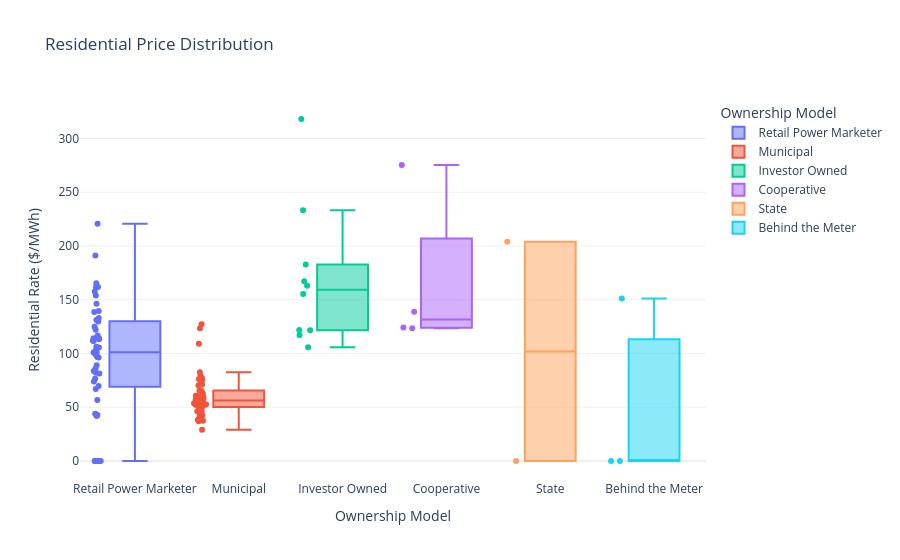

Source (notebook cell):
### Code cell
def get_state_box_plot(df):
    # Compare Residential Price across Utility Types
    fig = px.box(df, x='Utility.Type', y='ResidentialUnitPrice', color="Utility.Type", 
                 points="all", hover_name="Utility.Name", hover_data=["Retail.Residential.Customers", "LoadFactor"],
                 title="Residential Price Distribution",
                 labels={"Utility.Type": "Ownership Model", "ResidentialUnitPrice":"Residential Rate", 
                         "Retail.Residential.Customers": "Customer Count", "LoadFactor": "Load Factor"},
                 template='plotly_white')
    
    fig.update_layout(
        xaxis_title="Ownership Model", 
        yaxis_title="Residential Rate ($/MWh)"
    )

    fig.show()

get_state_box_plot(ny_df)

### Figure 1 — Plotly figure (JSON) as saved in the notebook; plotly's stock layout.template omitted (floating-point values rounded to 4 significant figures)
{"data": [{"alignmentgroup": "True", "boxpoints": "all", "customdata": [[29000.0, 0.5285], [0.0, 0.0], [4624.0, 0.6661], [0.0, 0.0], [3316.0, 0.7844], [1337.0, 0.4878], [0.0, 0.7378], [10840.0, 0.0], [0.0, 0.0], [1864.0, 0.0], [6821.0, 0.0], [2256.0, 0.0], [41750.0, 0.0], [12620.0, 0.0], [4932.0, 0.0], [7688.0, 0.0], [8303.0, 0.0], [7432.0, 0.4499], [2932.0, 0.5314], [11320.0, 0.0], [13050.0, 0.0], [32920.0, 0.0], [80120.0, 0.0], [13130.0, 0.0], [2138.0, 0.0], [4085.0, 0.0], [568.0, 0.0], [1861.0, 0.7816], [44160.0, 0.0], [12020.0, 0.0], [30180.0, 0.0], [0.0, 0.0], [5753.0, 0.4182], [5950.0, 0.0], [1593.0, 0.0], [772.0, 0.0], [3876.0, 0.08127], [2095.0, 0.0], [6767.0, 0.0], [10360.0, 0.0], [20150.0, 0.0], [1209.0, 0.0], [346.0, 0.0], [6983.0, 0.4523], [3391.0, 0.684], [3744.0, 0.0], [443.0, 0.5164], [4011.0, 0.8043], [0.0, 0.0]], "hovertemplate": "<b>%{hovertext}</b><br><br>Ownership Model=%{x}<br>Residential Rate=%{y}<br>Customer Count=%{customdata[0]}<br>Load Factor=%{customdata[1]}<extra></extra>", "hovertext": ["Agway Energy Services, LLC", "Empire Natural Gas Corporation", "Energy Coop of New York, Inc", "Morgan Stanley Capital Grp Inc", "Robison Energy, LLC", "U.S. Energy Partners LLC", "New York Industrial Energy Buyers", "NOCO Electric", "Bluerock Energy, Inc.", "Columbia Utilities Power, LLC", "Hudson Energy Services", "Palmco Power NJ, LLC", "Major Energy Electric Services", "Palmco Power PA, LLC", "Palmco Power MD, LLC", "Plymouth Rock Energy, LLC", "Palmco Power OH, LLC", "Stream Energy New York, LLC", "EnergyMark, LLC", "Palmco Power IL, LLC", "Respond Power LLC", "Kiwi Energy NY LLC", "SmartEnergy Holdings, LLC", "Alpha Gas and Electric, LLC", "Energy.Me Midwest LLC", "Marathon Power LLC", "Harborside Energy, LLC", "Abest Power & Gas, LLC", "MPower Energy LLC", "Palmco Power MA, LLC", "Agera Energy LLC", "Consolidated Power Co., LLC", "Greenlight Energy Inc.", "New Wave Energy Corporation", "HIKO Energy, LLC", "Aequitas Energy Inc", "Great Eastern Energy", "East Coast Power & Gas, LLC", "Spring Energy RRH LLC dba Spring Power &", "MPower Energy NJ LLC", "Atlantic Energy LLC", "Palmco Power DC, LLC", "Palmco Power DE, LLC", "South Bay Energy Corp.", "Flanders Energy, LLC", "Pure Energy USA, LLC", "First Choice Energy LLC", "Agressive Energy LLC", "Mirabito Power & Gas, LLC"], "legendgroup": "Retail Power Marketer", "marker": {"color": "#636efa"}, "name": "Retail Power Marketer", "notched": false, "offsetgroup": "Retail Power Marketer", "orientation": "v", "showlegend": true, "type": "box", "x": ["Retail Power Marketer", "Retail Power Marketer", "Retail Power Marketer", "Retail Power Marketer", "Retail Power Marketer", "Retail Power Marketer", "Retail Power Marketer", "Retail Power Marketer", "Retail Power Marketer", "Retail Power Marketer", "Retail Power Marketer", "Retail Power Marketer", "Retail Power Marketer", "Retail Power Marketer", "Retail Power Marketer", "Retail Power Marketer", "Retail Power Marketer", "Retail Power Marketer", "Retail Power Marketer", "Retail Power Marketer", "Retail Power Marketer", "Retail Power Marketer", "Retail Power Marketer", "Retail Power Marketer", "Retail Power Marketer", "Retail Power Marketer", "Retail Power Marketer", "Retail Power Marketer", "Retail Power Marketer", "Retail Power Marketer", "Retail Power Marketer", "Retail Power Marketer", "Retail Power Marketer", "Retail Power Marketer", "Retail Power Marketer", "Retail Power Marketer", "Retail Power Marketer", "Retail Power Marketer", "Retail Power Marketer", "Retail Power Marketer", "Retail Power Marketer", "Retail Power Marketer", "Retail Power Marketer", "Retail Power Marketer", "Retail Power Marketer", "Retail Power Marketer", "Retail Power Marketer", "Retail Power Marketer", "Retail Power Marketer"], "x0": " ", "xaxis": "x", "y": [82.13, 0.0, 43.44, 0.0, 85.96, 41.89, 0.0, 42.74, 0.0, 191.2, 96.24, 220.8, 114.3, 139.6, 157.8, 129.7, 114.1, 66.95, 44.04, 88.99, 146.4, 111.8, 101.2, 106.4, 76.49, 74.05, 162.0, 83.64, 133.1, 165.4, 96.73, 0.0, 116.8, 56.69, 138.5, 113.2, 100.9, 81.47, 105.5, 122.0, 131.2, 111.5, 102.7, 124.9, 161.5, 153.9, 99.15, 69.82, 0.0], "y0": " ", "yaxis": "y"}, {"alignmentgroup": "True", "boxpoints": "all", "customdata": [[3663.0, 0.7307], [1442.0, 0.7265], [600.0, 0.8072], [644.0, 1.555], [3795.0, 0.7854], [563.0, 0.4397], [2874.0, 0.7908], [786.0, 0.7029], [539.0, 1.138], [991.0, 0.6278], [2788.0, 0.7084], [16150.0, 0.6705], [1483.0, 0.7151], [12970.0, 0.5303], [1491.0, 0.5456], [1110.0, 0.786], [977.0, 0.8409], [1256.0, 0.565], [812.0, 0.6939], [3528.0, 0.7664], [16270.0, 0.968], [4057.0, 1.088], [1244.0, 0.8404], [690.0, 0.9596], [8195.0, 0.8174], [891.0, 0.7474], [1257.0, 1.618], [2628.0, 0.7309], [666.0, 0.1758], [8775.0, 1.076], [944.0, 0.8417], [9673.0, 0.4383], [1176.0, 1.233], [3062.0, 0.714], [1847.0, 0.8734], [1730.0, 0.7886], [413.0, 0.7874], [1286.0, 0.5883], [4688.0, 0.8155], [2514.0, 0.7711], [2133.0, 0.7163], [421.0, 0.1932], [2936.0, 1.034], [1067.0, 0.7608], [1896.0, 0.6736], [2497.0, 0.8576]], "hovertemplate": "<b>%{hovertext}</b><br><br>Ownership Model=%{x}<br>Residential Rate=%{y}<br>Customer Count=%{customdata[0]}<br>Load Factor=%{customdata[1]}<extra></extra>", "hovertext": ["Village of Arcade - (NY)", "Village of Akron - (NY)", "Village of Andover - (NY)", "Village of Angelica - (NY)", "Bath Electric Gas & Water", "Village of Bergen - (NY)", "Village of Boonville - (NY)", "Village of Brocton - (NY)", "Village of Castile - (NY)", "Village of Churchville - (NY)", "Village of Endicott - (NY)", "Village of Fairport - (NY)", "Village of Frankfort - (NY)", "Village of Freeport - (NY)", "Village of Green Island - (NY)", "Village of Greene - (NY)", "Village of Groton - (NY)", "Village of Hamilton - (NY)", "Village of Holley - (NY)", "Village of Ilion - (NY)", "Jamestown Board of Public Util", "Lake Placid Village, Inc - (NY)", "Village of Little Valley - (NY)", "Village of Marathon - (NY)", "Town of Massena - (NY)", "Village of Mayville - (NY)", "Mohawk Municipal Comm", "Village of Penn Yan - (NY)", "Village of Philadelphia - (NY)", "City of Plattsburgh - (NY)", "Village of Richmondville - (NY)", "Village of Rockville Centre - (NY)", "Village of Rouses Point - (NY)", "City of Salamanca - (NY)", "Village of Sherburne - (NY)", "City of Sherrill - (NY)", "Village of Silver Springs - (NY)", "Village of Skaneateles - (NY)", "Village of Solvay - (NY)", "Village of Spencerport - (NY)", "Village of Springville - (NY)", "Village of Theresa - (NY)", "Village of Tupper Lake - (NY)", "Village of Watkins Glen - (NY)", "Village of Wellsville - (NY)", "Village of Westfield - (NY)"], "legendgroup": "Municipal", "marker": {"color": "#EF553B"}, "name": "Municipal", "notched": false, "offsetgroup": "Municipal", "orientation": "v", "showlegend": true, "type": "box", "x": ["Municipal", "Municipal", "Municipal", "Municipal", "Municipal", "Municipal", "Municipal", "Municipal", "Municipal", "Municipal", "Municipal", "Municipal", "Municipal", "Municipal", "Municipal", "Municipal", "Municipal", "Municipal", "Municipal", "Municipal", "Municipal", "Municipal", "Municipal", "Municipal", "Municipal", "Municipal", "Municipal", "Municipal", "Municipal", "Municipal", "Municipal", "Municipal", "Municipal", "Municipal", "Municipal", "Municipal", "Municipal", "Municipal", "Municipal", "Municipal", "Municipal", "Municipal", "Municipal", "Municipal", "Municipal", "Municipal"], "x0": " ", "xaxis": "x", "y": [52.34, 52.23, 43.56, 63.0, 59.32, 77.46, 51.83, 45.89, 58.23, 75.22, 65.44, 55.53, 38.47, 127.2, 109.0, 54.85, 52.48, 49.34, 60.3, 53.57, 82.54, 54.93, 76.33, 70.51, 60.64, 65.53, 42.35, 37.49, 60.67, 46.17, 75.41, 123.4, 29.1, 50.3, 55.16, 58.28, 71.25, 41.84, 57.22, 45.75, 53.94, 79.38, 53.75, 36.87, 60.75, 56.94], "y0": " ", "yaxis": "y"}, {"alignmentgroup": "True", "boxpoints": "all", "customdata": [[261100.0, 0.2812], [2960000.0, 0.2077], [646.0, 0.33], [1158000.0, 0.1686], [778200.0, 0.378], [1508000.0, 0.2868], [203100.0, 0.2112], [3819.0, 0.3431], [341700.0, 0.2639], [64490.0, 0.2935]], "hovertemplate": "<b>%{hovertext}</b><br><br>Ownership Model=%{x}<br>Residential Rate=%{y}<br>Customer Count=%{customdata[0]}<br>Load Factor=%{customdata[1]}<extra></extra>", "hovertext": ["Central Hudson Gas & Elec Corp", "Consolidated Edison Co-NY Inc", "Fishers Island Utility Co Inc", "Massachusetts Electric Co", "New York State Elec & Gas Corp", "Niagara Mohawk Power Corp.", "Orange & Rockland Utils Inc", "Pike County Light & Power Co", "Rochester Gas & Electric Corp", "Rockland Electric Co"], "legendgroup": "Investor Owned", "marker": {"color": "#00cc96"}, "name": "Investor Owned", "notched": false, "offsetgroup": "Investor Owned", "orientation": "v", "showlegend": true, "type": "box", "x": ["Investor Owned", "Investor Owned", "Investor Owned", "Investor Owned", "Investor Owned", "Investor Owned", "Investor Owned", "Investor Owned", "Investor Owned", "Investor Owned"], "x0": " ", "xaxis": "x", "y": [163.0, 233.2, 318.1, 182.8, 105.7, 117.3, 167.1, 122.0, 121.6, 155.4], "y0": " ", "yaxis": "y"}, {"alignmentgroup": "True", "boxpoints": "all", "customdata": [[5307.0, 0.9326], [1840.0, 0.636], [4495.0, 0.5018], [6096.0, 0.7733]], "hovertemplate": "<b>%{hovertext}</b><br><br>Ownership Model=%{x}<br>Residential Rate=%{y}<br>Customer Count=%{customdata[0]}<br>Load Factor=%{customdata[1]}<extra></extra>", "hovertext": ["Delaware County Elec Coop Inc", "North Shore Towers Apts Inc", "Otsego Electric Coop, Inc", "Steuben Rural Elec Coop, Inc"], "legendgroup": "Cooperative", "marker": {"color": "#ab63fa"}, "name": "Cooperative", "notched": false, "offsetgroup": "Cooperative", "orientation": "v", "showlegend": true, "type": "box", "x": ["Cooperative", "Cooperative", "Cooperative", "Cooperative"], "x0": " ", "xaxis": "x", "y": [138.9, 275.3, 124.3, 123.5], "y0": " ", "yaxis": "y"}, {"alignmentgroup": "True", "boxpoints": "all", "customdata": [[1016000.0, 0.3961], [0.0, 2.559]], "hovertemplate": "<b>%{hovertext}</b><br><br>Ownership Model=%{x}<br>Residential Rate=%{y}<br>Customer Count=%{customdata[0]}<br>Load Factor=%{customdata[1]}<extra></extra>", "hovertext": ["Long Island Power Authority", "New York Power Authority"], "legendgroup": "State", "marker": {"color": "#FFA15A"}, "name": "State", "notched": false, "offsetgroup": "State", "orientation": "v", "showlegend": true, "type": "box", "x": ["State", "State"], "x0": " ", "xaxis": "x", "y": [203.9, 0.0], "y0": " ", "yaxis": "y"}, {"alignmentgroup": "True", "boxpoints": "all", "customdata": [[0.0, 0.0], [4472.0, 0.0], [0.0, 0.0]], "hovertemplate": "<b>%{hovertext}</b><br><br>Ownership Model=%{x}<br>Residential Rate=%{y}<br>Customer Count=%{customdata[0]}<br>Load Factor=%{customdata[1]}<extra></extra>", "hovertext": ["Ahana Renewables, LLC", "Greenbacker Renewable Energy Corporation", "TerraForm US Energy Services, LLC"], "legendgroup": "Behind the Meter", "marker": {"color": "#19d3f3"}, "name": "Behind the Meter", "notched": false, "offsetgroup": "Behind the Meter", "orientation": "v", "showlegend": true, "type": "box", "x": ["Behind the Meter", "Behind the Meter", "Behind the Meter"], "x0": " ", "xaxis": "x", "y": [0.0, 151.1, 0.0], "y0": " ", "yaxis": "y"}], "layout": {"boxmode": "overlay", "legend": {"title": {"text": "Ownership Model"}, "tracegroupgap": 0}, "title": {"text": "Residential Price Distribution"}, "xaxis": {"anchor": "y", "categoryarray": ["Retail Power Marketer", "Municipal", "Investor Owned", "Cooperative", "State", "Behind the Meter"], "categoryorder": "array", "domain": [0, 1], "title": {"text": "Ownership Model"}}, "yaxis": {"anchor": "x", "domain": [0, 1], "title": {"text": "Residential Rate ($/MWh)"}}}}
